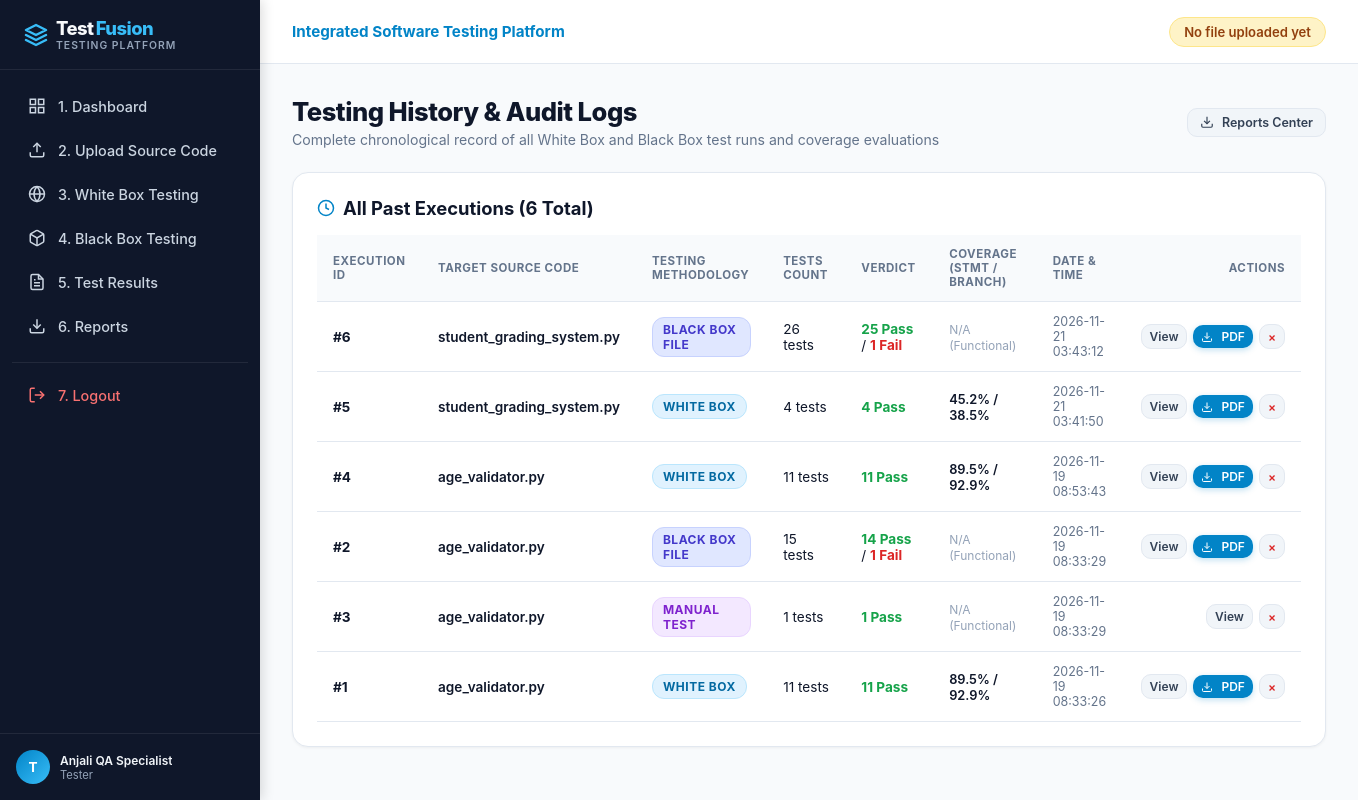
The app's page /history (signed in), older data.
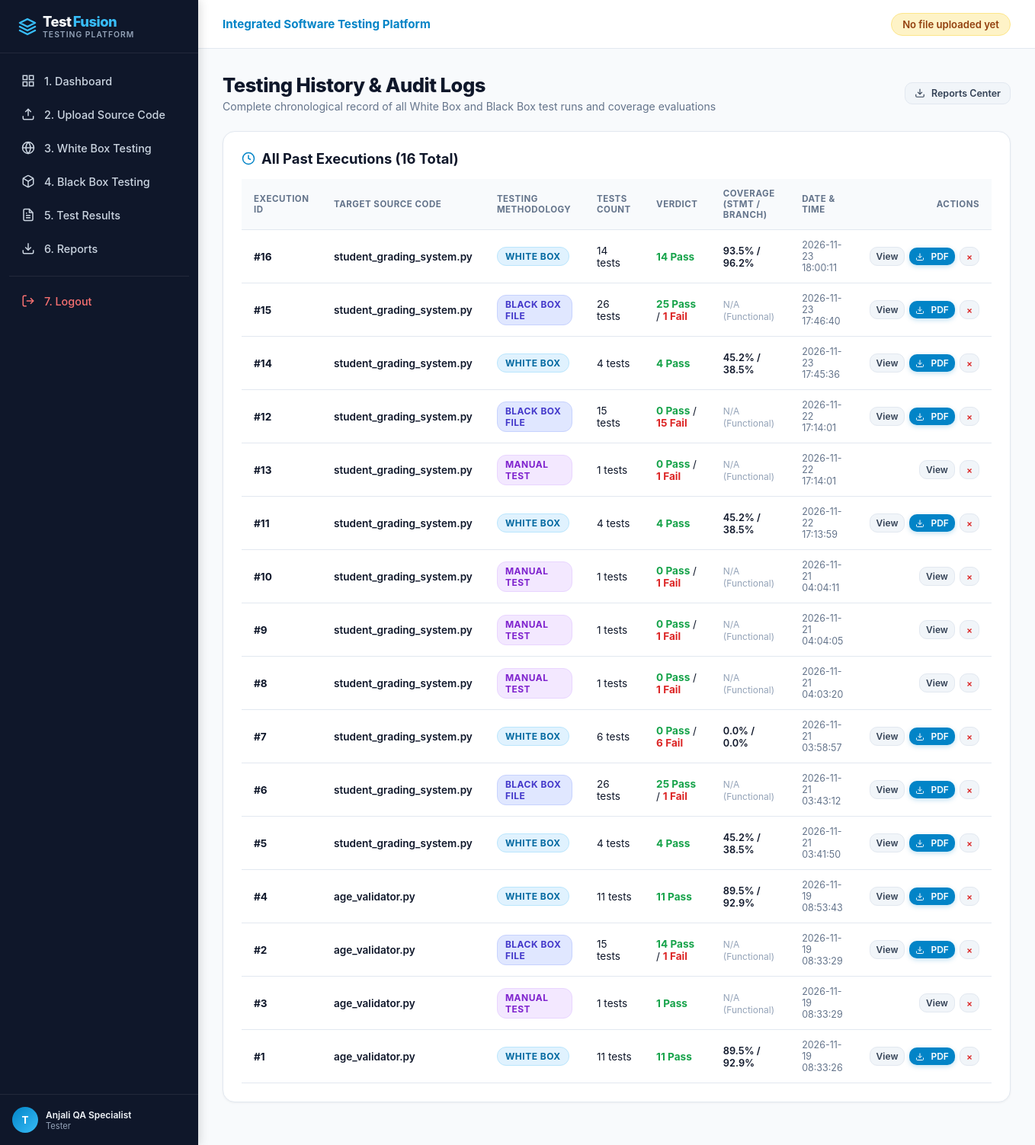
The same page, newer data.
### tables this page shows
CREATE TABLE users (
    id INTEGER PRIMARY KEY AUTOINCREMENT,
    username TEXT UNIQUE NOT NULL,
    email TEXT UNIQUE NOT NULL,
    password_hash TEXT NOT NULL,
    full_name TEXT NOT NULL,
    role TEXT DEFAULT 'Tester',
    created_at TIMESTAMP DEFAULT CURRENT_TIMESTAMP
);

CREATE TABLE test_executions (
    id INTEGER PRIMARY KEY AUTOINCREMENT,
    user_id INTEGER NOT NULL,
    file_id INTEGER,
    test_type TEXT NOT NULL,
    total_tests INTEGER DEFAULT 0,
    passed_tests INTEGER DEFAULT 0,
    failed_tests INTEGER DEFAULT 0,
    statement_coverage REAL DEFAULT 0.0,
    branch_coverage REAL DEFAULT 0.0,
    total_statements INTEGER DEFAULT 0,
    covered_statements INTEGER DEFAULT 0,
    total_branches INTEGER DEFAULT 0,
    covered_branches INTEGER DEFAULT 0,
    duration_ms INTEGER DEFAULT 0,
    executed_lines TEXT DEFAULT '[]',
    missing_lines TEXT DEFAULT '[]',
    uncovered_branches TEXT DEFAULT '[]',
    pdf_report_path TEXT,
    executed_at TIMESTAMP DEFAULT CURRENT_TIMESTAMP,
    FOREIGN KEY (user_id) REFERENCES users(id) ON DELETE CASCADE,
    FOREIGN KEY (file_id) REFERENCES uploaded_files(id) ON DELETE SET NULL
);

CREATE TABLE uploaded_files (
    id INTEGER PRIMARY KEY AUTOINCREMENT,
    user_id INTEGER NOT NULL,
    filename TEXT NOT NULL,
    filepath TEXT NOT NULL,
    file_content TEXT NOT NULL,
    file_size INTEGER NOT NULL,
    uploaded_at TIMESTAMP DEFAULT CURRENT_TIMESTAMP,
    FOREIGN KEY (user_id) REFERENCES users(id) ON DELETE CASCADE
);

### app.py (the view)
@app.route('/history')
@login_required
def history():
    user_id = session['user_id']
    conn = get_db_connection()
    runs = conn.execute("""
        SELECT e.*, f.filename
        FROM test_executions e
        LEFT JOIN uploaded_files f ON e.file_id = f.id
        WHERE e.user_id = ?
        ORDER BY e.executed_at DESC
    """, (user_id,)).fetchall()
    conn.close()
    return render_template('history.html', runs=runs)

### app.py (called while the page is built)
def login_required(f):
    @wraps(f)
    def decorated_function(*args, **kwargs):
        if 'user_id' not in session:
            flash("Please log in to access the testing platform.", "warning")
            return redirect(url_for('login'))
        return f(*args, **kwargs)
    return decorated_function

def get_current_user():
    if 'user_id' not in session:
        return None
    conn = get_db_connection()
    user = conn.execute("SELECT id, username, email, full_name, role FROM users WHERE id = ?", (session['user_id'],)).fetchone()
    conn.close()
    return user

@app.context_processor
def inject_globals():
    return {
        'current_user': get_current_user(),
        'now': datetime.now()
    }

### database/db.py (called while the page is built)
def get_db_connection():
    conn = sqlite3.connect(DB_PATH)
    conn.row_factory = sqlite3.Row
    conn.execute("PRAGMA foreign_keys = ON;")
    return conn

### templates/history.html (shortened to what this page needs)
{% extends "base.html" %}
{% block content %}
<div class="page-header">
    <div>
        <h1 class="page-title">Testing History &amp; Audit Logs</h1>
        <p class="page-subtitle">Complete chronological record of all White Box and Black Box test runs and coverage evaluations</p>
    </div>
    <div style="display: flex; gap: 10px;">
        <a href="{{ url_for('reports') }}" class="btn btn-secondary btn-sm">
            <svg width="14" height="14" viewBox="0 0 24 24" fill="none" stroke="currentColor" stroke-width="2"><path d="M21 15v4a2 2 0 0 1-2 2H5a2 2 0 0 1-2-2v-4"></path><polyline points="7 10 12 15 17 10"></polyline><line x1="12" y1="15" x2="12" y2="3"></line></svg>
            Reports Center
        </a>
    </div>
</div>
<div class="content-card">
    <div style="display: flex; justify-content: space-between; align-items: center; margin-bottom: 16px;">
        <h2 class="card-title" style="margin-bottom: 0;">
            <svg width="18" height="18" viewBox="0 0 24 24" fill="none" stroke="#0284c7" stroke-width="2"><circle cx="12" cy="12" r="10"></circle><polyline points="12 6 12 12 16 14"></polyline></svg>
            All Past Executions ({{ runs | length }} Total)
        </h2>
    </div>
    <div class="table-responsive">
        <table class="custom-table">
            <thead>
                <tr>
                    <th>Execution ID</th>
                    <th>Target Source Code</th>
                    <th>Testing Methodology</th>
                    <th>Tests Count</th>
                    <th>Verdict</th>
                    <th>Coverage (Stmt / Branch)</th>
                    <th>Date &amp; Time</th>
                    <th style="text-align: right;">Actions</th>
                </tr>
            </thead>
            <tbody>
                {% for r in runs %}
                <tr>
                    <td><b>#{{ r['id'] }}</b></td>
                    <td>
                        <span style="font-weight: 600; color: #0f172a;">{{ r['filename'] or 'N/A' }}</span>
                    </td>
                    <td>
                        {% if r['test_type'] == 'WHITE_BOX' %}
                            <span class="badge badge-info">White Box</span>
                        {% elif r['test_type'] == 'BLACK_BOX_FILE' %}
                            <span class="badge" style="background:#e0e7ff; color:#4338ca; border:1px solid #c7d2fe;">Black Box File</span>
                        {% else %}
                            <span class="badge" style="background:#f3e8ff; color:#7e22ce; border:1px solid #e9d5ff;">Manual Test</span>
                        {% endif %}
                    </td>
                    <td>{{ r['total_tests'] }} tests</td>
                    <td>
                        <span style="color: #16a34a; font-weight: 700;">{{ r['passed_tests'] }} Pass</span>
                        {% if r['failed_tests'] > 0 %}
                            / <span style="color: #dc2626; font-weight: 700;">{{ r['failed_tests'] }} Fail</span>
                        {% endif %}
                    </td>
                    <td>
                        {% if r['test_type'] == 'WHITE_BOX' %}
                            <span style="font-size: 0.8rem; font-weight: 600;">
                                {{ r['statement_coverage'] | round(1) }}% / {{ r['branch_coverage'] | round(1) }}%
                            </span>
                        {% else %}
                            <span style="color: #94a3b8; font-size: 0.75rem;">N/A (Functional)</span>
                        {% endif %}
                    </td>
                    <td style="color: #64748b; font-size: 0.78rem;">{{ r['executed_at'] }}</td>
                    <td style="text-align: right;">
                        <div style="display: inline-flex; gap: 6px; align-items: center;">
                            <a href="{{ url_for('results', execution_id=r['id']) }}" class="btn btn-secondary btn-sm" style="padding: 4px 8px; font-size: 0.75rem;">
                                View
                            </a>
                            {% if r['pdf_report_path'] %}
                            <a href="{{ url_for('download_report', execution_id=r['id']) }}" class="btn btn-primary btn-sm" style="padding: 4px 8px; font-size: 0.75rem;" title="Download PDF">
                                <svg width="12" height="12" viewBox="0 0 24 24" fill="none" stroke="currentColor" stroke-width="2"><path d="M21 15v4a2 2 0 0 1-2 2H5a2 2 0 0 1-2-2v-4"></path><polyline points="7 10 12 15 17 10"></polyline><line x1="12" y1="15" x2="12" y2="3"></line></svg>
                                PDF
                            </a>
                            {% endif %}
                            <form action="{{ url_for('delete_execution', execution_id=r['id']) }}" method="POST" style="display: inline; margin: 0;" onsubmit="return confirm('Are you sure you want to delete execution record #{{ r['id'] }}?');">
                                <button type="submit" class="btn btn-secondary btn-sm" style="padding: 4px 8px; font-size: 0.75rem; color: #dc2626;" title="Delete Record">
                                    &times;
                                </button>
                            </form>
                        </div>
                    </td>
                </tr>
                {% else %}
                <tr>
                    <td colspan="8" style="text-align: center; color: #94a3b8; padding: 32px;">
                        No past testing executions found. Run tests to build your audit history.
                    </td>
                </tr>
                {% endfor %}
            </tbody>
        </table>
    </div>
</div>
{% endblock %}

### templates/base.html (shortened to what this page needs)
<!DOCTYPE html>
<html lang="en">
<head>
    <link rel="stylesheet" href="{{ url_for('static', filename='css/style.css') }}">
</head>
<body>
    <aside class="sidebar">
        <div class="sidebar-brand">
            <div>
                Test<span class="highlight">Fusion</span>
                <span class="sidebar-brand-subtitle">Testing Platform</span>
            </div>
        </div>
        <ul class="sidebar-menu">
            <li>
                <a href="{{ url_for('dashboard') }}" class="sidebar-link {% if request.endpoint == 'dashboard' %}active{% endif %}">
                    <svg viewBox="0 0 24 24" fill="none" stroke="currentColor" stroke-width="2"><rect x="3" y="3" width="7" height="7"></rect><rect x="14" y="3" width="7" height="7"></rect><rect x="14" y="14" width="7" height="7"></rect><rect x="3" y="14" width="7" height="7"></rect></svg>
                    <span>1. Dashboard</span>
                </a>
            </li>
            <li>
                <a href="{{ url_for('upload') }}" class="sidebar-link {% if request.endpoint == 'upload' %}active{% endif %}">
                    <svg viewBox="0 0 24 24" fill="none" stroke="currentColor" stroke-width="2"><path d="M21 15v4a2 2 0 0 1-2 2H5a2 2 0 0 1-2-2v-4"></path><polyline points="17 8 12 3 7 8"></polyline><line x1="12" y1="3" x2="12" y2="15"></line></svg>
                    <span>2. Upload Source Code</span>
                </a>
            </li>
            <li>
                <a href="{{ url_for('whitebox') }}" class="sidebar-link {% if request.endpoint == 'whitebox' %}active{% endif %}">
                    <svg viewBox="0 0 24 24" fill="none" stroke="currentColor" stroke-width="2"><circle cx="12" cy="12" r="10"></circle><path d="M12 2a14.5 14.5 0 0 0 0 20 14.5 14.5 0 0 0 0-20"></path><path d="M2 12h20"></path></svg>
                    <span>3. White Box Testing</span>
                </a>
            </li>
            <li>
                <a href="{{ url_for('blackbox') }}" class="sidebar-link {% if request.endpoint == 'blackbox' %}active{% endif %}">
                    <span>4. Black Box Testing</span>
                </a>
            </li>
            <li>
                <a href="{{ url_for('results') }}" class="sidebar-link {% if request.endpoint == 'results' %}active{% endif %}">
                    <span>5. Test Results</span>
                </a>
            </li>
            <li>
                <a href="{{ url_for('reports') }}" class="sidebar-link {% if request.endpoint == 'reports' %}active{% endif %}">
                    <svg viewBox="0 0 24 24" fill="none" stroke="currentColor" stroke-width="2"><path d="M21 15v4a2 2 0 0 1-2 2H5a2 2 0 0 1-2-2v-4"></path><polyline points="7 10 12 15 17 10"></polyline><line x1="12" y1="15" x2="12" y2="3"></line></svg>
                    <span>6. Reports</span>
                </a>
            </li>
            <li style="margin-top: 16px; border-top: 1px solid rgba(255,255,255,0.08); padding-top: 12px;">
                <a href="{{ url_for('logout') }}" class="sidebar-link" style="color: #f87171;">
                    <svg viewBox="0 0 24 24" fill="none" stroke="currentColor" stroke-width="2"><path d="M9 21H5a2 2 0 0 1-2-2V5a2 2 0 0 1 2-2h4"></path><polyline points="16 17 21 12 16 7"></polyline><line x1="21" y1="12" x2="9" y2="12"></line></svg>
                    <span>7. Logout</span>
                </a>
            </li>
        </ul>
        <div class="sidebar-footer">
            <div class="user-badge">
                <div class="user-avatar">
                    {{ current_user['username'][0].upper() if current_user else 'U' }}
                </div>
                <div style="overflow: hidden;">
                    <div style="color: #f1f5f9; font-weight: 600; white-space: nowrap; text-overflow: ellipsis; overflow: hidden;">
                        {{ current_user['full_name'] if current_user else 'Guest User' }}
                    </div>
                    <div style="font-size: 0.7rem; color: #94a3b8;">{{ current_user['role'] if current_user else 'Tester' }}</div>
                </div>
            </div>
        </div>
    </aside>
    <div class="main-wrapper">
        <header class="top-navbar">
            <div style="display: flex; align-items: center; gap: 12px;">
                <span style="font-weight: 700; color: #0284c7; font-size: 0.95rem;">Integrated Software Testing Platform</span>
            </div>
            <div style="display: flex; align-items: center; gap: 16px;">
                {% if session.get('active_file_id') %}
                <div class="file-status-badge">
                    <span style="width: 8px; height: 8px; border-radius: 50%; background-color: #16a34a; display: inline-block;"></span>
                    <span>Target: <b>Python Active File</b></span>
                </div>
                {% else %}
                <div class="file-status-badge" style="background: #fef3c7; border-color: #fde68a; color: #92400e;">
                    <span>No file uploaded yet</span>
                </div>
                {% endif %}
            </div>
        </header>
        <main class="content-area">
            {% block content %}{% endblock %}
        </main>
    </div>
</body>
</html>

Row changes from the older to the newer data that the page shows:
added test_executions: id "16", filename "student_grading_system.py", test_type "WHITE BOX", total_tests "14", passed_tests "14", statement_coverage "93.5", branch_coverage "96.2", executed_at "2026-11-23 18:00:11"
added test_executions: id "15", filename "student_grading_system.py", test_type "BLACK BOX FILE", total_tests "26", passed_tests "25", failed_tests "1", executed_at "2026-11-23 17:46:40"
added test_executions: id "14", filename "student_grading_system.py", test_type "WHITE BOX", total_tests "4", passed_tests "4", statement_coverage "45.2", branch_coverage "38.5", executed_at "2026-11-23 17:45:36"
added test_executions: id "12", filename "student_grading_system.py", test_type "BLACK BOX FILE", total_tests "15", passed_tests "0", failed_tests "15", executed_at "2026-11-22 17:14:01"
added test_executions: id "13", filename "student_grading_system.py", test_type "MANUAL TEST", total_tests "1", passed_tests "0", failed_tests "1", executed_at "2026-11-22 17:14:01"
added test_executions: id "11", filename "student_grading_system.py", test_type "WHITE BOX", total_tests "4", passed_tests "4", statement_coverage "45.2", branch_coverage "38.5", executed_at "2026-11-22 17:13:59"
added test_executions: id "10", filename "student_grading_system.py", test_type "MANUAL TEST", total_tests "1", passed_tests "0", failed_tests "1", executed_at "2026-11-21 04:04:11"
added test_executions: id "9", filename "student_grading_system.py", test_type "MANUAL TEST", total_tests "1", passed_tests "0", failed_tests "1", executed_at "2026-11-21 04:04:05"
added test_executions: id "8", filename "student_grading_system.py", test_type "MANUAL TEST", total_tests "1", passed_tests "0", failed_tests "1", executed_at "2026-11-21 04:03:20"
added test_executions: id "7", filename "student_grading_system.py", test_type "WHITE BOX", total_tests "6", passed_tests "0", failed_tests "6", statement_coverage "0.0", branch_coverage "0.0", executed_at "2026-11-21 03:58:57"
Text that changed along with them:
{{ runs | length }}: "6" → "16"
